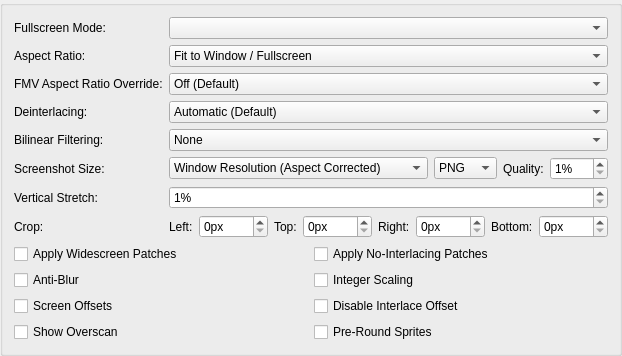
     <widget class="QGroupBox" name="gameDisplayTab">
      <attribute name="title">
       <string>Display</string>
      </attribute>
      <layout class="QFormLayout" name="formLayout_7">
       <item row="0" column="0">
        <widget class="QLabel" name="fsModeLabel">
         <property name="text">
          <string>Fullscreen Mode:</string>
         </property>
        </widget>
       </item>
       <item row="0" column="1">
        <widget class="QComboBox" name="fullscreenModes"/>
       </item>
       <item row="1" column="0">
        <widget class="QLabel" name="aspectRatioLabel">
         <property name="text">
          <string>Aspect Ratio:</string>
         </property>
        </widget>
       </item>
       <item row="1" column="1">
        <widget class="QComboBox" name="aspectRatio">
         <item>
          <property name="text">
           <string>Fit to Window / Fullscreen</string>
          </property>
         </item>
         <item>
          <property name="text">
           <string>Auto Standard (4:3 Interlaced / 3:2 Progressive)</string>
          </property>
         </item>
         <item>
          <property name="text">
           <string>Standard (4:3)</string>
          </property>
         </item>
         <item>
          <property name="text">
           <string>Widescreen (16:9)</string>
          </property>
         </item>
        </widget>
       </item>
       <item row="2" column="0">
        <widget class="QLabel" name="fmvAspectRatioLabel">
         <property name="text">
          <string>FMV Aspect Ratio Override:</string>
         </property>
        </widget>
       </item>
       <item row="2" column="1">
        <widget class="QComboBox" name="fmvAspectRatio">
         <item>
          <property name="text">
           <string>Off (Default)</string>
          </property>
         </item>
         <item>
          <property name="text">
           <string>Auto Standard (4:3 Interlaced / 3:2 Progressive)</string>
          </property>
         </item>
         <item>
          <property name="text">
           <string>Standard (4:3)</string>
          </property>
         </item>
         <item>
          <property name="text">
           <string>Widescreen (16:9)</string>
          </property>
         </item>
        </widget>
       </item>
       <item row="3" column="0">
        <widget class="QLabel" name="interlacingLabel">
         <property name="text">
          <string>Deinterlacing:</string>
         </property>
        </widget>
       </item>
       <item row="3" column="1">
        <widget class="QComboBox" name="interlacing">
         <item>
          <property name="text">
           <string>Automatic (Default)</string>
          </property>
         </item>
         <item>
          <property name="text">
           <string>No Deinterlacing</string>
          </property>
         </item>
         <item>
          <property name="text">
           <string extracomment="Weave: deinterlacing method that can be translated or left as-is in English. Sawtooth: refers to the jagged effect weave deinterlacing has on motion.">Weave (Top Field First, Sawtooth)</string>
          </property>
         </item>
         <item>
          <property name="text">
           <string extracomment="Weave: deinterlacing method that can be translated or left as-is in English. Sawtooth: refers to the jagged effect weave deinterlacing has on motion.">Weave (Bottom Field First, Sawtooth)</string>
          </property>
         </item>
         <item>
          <property name="text">
           <string extracomment="Bob: deinterlacing method that refers to the way it makes video look like it's bobbing up and down.">Bob (Top Field First, Full Frames)</string>
          </property>
         </item>
         <item>
          <property name="text">
           <string extracomment="Bob: deinterlacing method that refers to the way it makes video look like it's bobbing up and down.">Bob (Bottom Field First, Full Frames)</string>
          </property>
         </item>
         <item>
          <property name="text">
           <string extracomment="Blend: deinterlacing method that blends the colors of the two frames, can be translated or left as-is in English.">Blend (Top Field First, Merge 2 Fields)</string>
          </property>
         </item>
         <item>
          <property name="text">
           <string extracomment="Blend: deinterlacing method that blends the colors of the two frames, can be translated or left as-is in English.">Blend (Bottom Field First, Merge 2 Fields)</string>
          </property>
         </item>
         <item>
          <property name="text">
           <string extracomment="Adaptive: deinterlacing method that should be translated.">Adaptive (Top Field First, Similar to Bob + Weave)</string>
          </property>
         </item>
         <item>
          <property name="text">
           <string extracomment="Adaptive: deinterlacing method that should be translated.">Adaptive (Bottom Field First, Similar to Bob + Weave)</string>
          </property>
         </item>
        </widget>
       </item>
       <item row="4" column="0">
        <widget class="QLabel" name="billinearLabel">
         <property name="text">
          <string>Bilinear Filtering:</string>
         </property>
        </widget>
       </item>
       <item row="4" column="1">
        <widget class="QComboBox" name="bilinearFiltering">
         <item>
          <property name="text">
           <string>None</string>
          </property>
         </item>
         <item>
          <property name="text">
           <string extracomment="Smooth: Refers to the texture clarity.">Bilinear (Smooth)</string>
          </property>
         </item>
         <item>
          <property name="text">
           <string extracomment="Sharp: Refers to the texture clarity.">Bilinear (Sharp)</string>
          </property>
         </item>
        </widget>
       </item>
       <item row="5" column="0">
        <widget class="QLabel" name="screenshotSizeLabel">
         <property name="text">
          <string>Screenshot Size:</string>
         </property>
        </widget>
       </item>
       <item row="5" column="1">
        <layout class="QHBoxLayout" name="screenshotLayout" stretch="1,0,0,0">
         <item>
          <widget class="QComboBox" name="screenshotSize">
           <item>
            <property name="text">
             <string>Window Resolution (Aspect Corrected)</string>
            </property>
           </item>
           <item>
            <property name="text">
             <string>Internal Resolution (Aspect Corrected)</string>
            </property>
           </item>
           <item>
            <property name="text">
             <string>Internal Resolution (No Aspect Correction)</string>
            </property>
           </item>
          </widget>
         </item>
         <item>
          <widget class="QComboBox" name="screenshotFormat">
           <item>
            <property name="text">
             <string>PNG</string>
            </property>
           </item>
           <item>
            <property name="text">
             <string>JPEG</string>
            </property>
           </item>
           <item>
            <property name="text">
             <string>WebP</string>
            </property>
           </item>
          </widget>
         </item>
         <item>
          <widget class="QLabel" name="screenshotQualityLabel">
           <property name="text">
            <string>Quality:</string>
           </property>
          </widget>
         </item>
         <item>
          <widget class="QSpinBox" name="screenshotQuality">
           <property name="suffix">
            <string>%</string>
           </property>
           <property name="minimum">
            <number>1</number>
           </property>
           <property name="maximum">
            <number>100</number>
           </property>
          </widget>
         </item>
        </layout>
       </item>
       <item row="6" column="0">
        <widget class="QLabel" name="verticalStretchLabel">
         <property name="text">
          <string>Vertical Stretch:</string>
         </property>
        </widget>
       </item>
       <item row="6" column="1">
        <widget class="QSpinBox" name="stretchY">
         <property name="suffix">
          <string extracomment="Percentage sign that shows next to a value. You might want to add a space before if your language requires it.">%</string>
         </property>
         <property name="minimum">
          <number>1</number>
         </property>
         <property name="maximum">
          <number>300</number>
         </property>
        </widget>
       </item>
       <item row="7" column="0">
        <widget class="QLabel" name="cropLabel">
         <property name="text">
          <string>Crop:</string>
         </property>
        </widget>
       </item>
       <item row="7" column="1">
        <layout class="QHBoxLayout" name="cropLayout" stretch="0,1,0,1,0,1,0,1">
         <item>
          <widget class="QLabel" name="cropLeftLabel">
           <property name="text">
            <string extracomment="Warning: short space constraints. Abbreviate if necessary.">Left:</string>
           </property>
          </widget>
         </item>
         <item>
          <widget class="QSpinBox" name="cropLeft">
           <property name="suffix">
            <string>px</string>
           </property>
           <property name="maximum">
            <number>1000</number>
           </property>
          </widget>
         </item>
         <item>
          <widget class="QLabel" name="cropTopLabel">
           <property name="text">
            <string extracomment="Warning: short space constraints. Abbreviate if necessary.">Top:</string>
           </property>
          </widget>
         </item>
         <item>
          <widget class="QSpinBox" name="cropTop">
           <property name="suffix">
            <string>px</string>
           </property>
           <property name="maximum">
            <number>1000</number>
           </property>
          </widget>
         </item>
         <item>
          <widget class="QLabel" name="cropRightLabel">
           <property name="text">
            <string extracomment="Warning: short space constraints. Abbreviate if necessary.">Right:</string>
           </property>
          </widget>
         </item>
         <item>
          <widget class="QSpinBox" name="cropRight">
           <property name="suffix">
            <string>px</string>
           </property>
           <property name="maximum">
            <number>1000</number>
           </property>
          </widget>
         </item>
         <item>
          <widget class="QLabel" name="cropBottomLabel">
           <property name="text">
            <string extracomment="Warning: short space constraints. Abbreviate if necessary.">Bottom:</string>
           </property>
          </widget>
         </item>
         <item>
          <widget class="QSpinBox" name="cropBottom">
           <property name="suffix">
            <string>px</string>
           </property>
           <property name="maximum">
            <number>1000</number>
           </property>
          </widget>
         </item>
        </layout>
       </item>
       <item row="8" column="0" colspan="2">
        <layout class="QGridLayout" name="displayGridLayout">
         <item row="1" column="1">
          <widget class="QCheckBox" name="integerScaling">
           <property name="text">
            <string>Integer Scaling</string>
           </property>
          </widget>
         </item>
         <item row="0" column="0">
          <widget class="QCheckBox" name="widescreenPatches">
           <property name="text">
            <string>Apply Widescreen Patches</string>
           </property>
          </widget>
         </item>
         <item row="0" column="1">
          <widget class="QCheckBox" name="noInterlacingPatches">
           <property name="text">
            <string>Apply No-Interlacing Patches</string>
           </property>
          </widget>
         </item>
         <item row="1" column="0">
          <widget class="QCheckBox" name="PCRTCAntiBlur">
           <property name="text">
            <string>Anti-Blur</string>
           </property>
           <property name="shortcut">
            <string>Ctrl+S</string>
           </property>
          </widget>
         </item>
         <item row="2" column="1">
          <widget class="QCheckBox" name="DisableInterlaceOffset">
           <property name="text">
            <string>Disable Interlace Offset</string>
           </property>
          </widget>
         </item>
         <item row="2" column="0">
          <widget class="QCheckBox" name="PCRTCOffsets">
           <property name="text">
            <string>Screen Offsets</string>
           </property>
          </widget>
         </item>
         <item row="3" column="0">
          <widget class="QCheckBox" name="PCRTCOverscan">
           <property name="text">
            <string>Show Overscan</string>
           </property>
          </widget>
         </item>
         <item row="3" column="1">
          <widget class="QCheckBox" name="PreRoundSprites">
           <property name="toolTip">
            <string>Attempts to pre-round sprite texel coordinates to resolve rounding issues. Helpful for games such as Beyond Good and Evil, and Manhunt</string>
           </property>
           <property name="text">
            <string>Pre-Round Sprites</string>
           </property>
          </widget>
         </item>
        </layout>
       </item>
      </layout>
     </widget>
